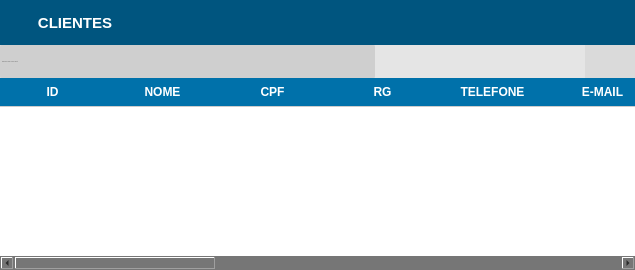
            <widget class="QWidget" name="clientes">
             <layout class="QGridLayout" name="gridLayout_2">
              <property name="leftMargin">
               <number>0</number>
              </property>
              <property name="topMargin">
               <number>0</number>
              </property>
              <property name="rightMargin">
               <number>0</number>
              </property>
              <property name="bottomMargin">
               <number>0</number>
              </property>
              <property name="spacing">
               <number>0</number>
              </property>
              <item row="0" column="0">
               <widget class="QFrame" name="frame_4">
                <property name="styleSheet">
                 <string notr="true">background-color: rgb(118, 118, 118);</string>
                </property>
                <property name="frameShape">
                 <enum>QFrame::NoFrame</enum>
                </property>
                <property name="frameShadow">
                 <enum>QFrame::Raised</enum>
                </property>
                <layout class="QVBoxLayout" name="verticalLayout_3">
                 <property name="spacing">
                  <number>0</number>
                 </property>
                 <property name="leftMargin">
                  <number>0</number>
                 </property>
                 <property name="topMargin">
                  <number>0</number>
                 </property>
                 <property name="rightMargin">
                  <number>0</number>
                 </property>
                 <property name="bottomMargin">
                  <number>0</number>
                 </property>
                 <item>
                  <widget class="QFrame" name="frame_8">
                   <property name="maximumSize">
                    <size>
                     <width>16777215</width>
                     <height>45</height>
                    </size>
                   </property>
                   <property name="styleSheet">
                    <string notr="true">background-color: rgb(0, 85, 127);</string>
                   </property>
                   <property name="frameShape">
                    <enum>QFrame::NoFrame</enum>
                   </property>
                   <property name="frameShadow">
                    <enum>QFrame::Raised</enum>
                   </property>
                   <layout class="QHBoxLayout" name="horizontalLayout_5">
                    <property name="spacing">
                     <number>0</number>
                    </property>
                    <property name="leftMargin">
                     <number>0</number>
                    </property>
                    <property name="topMargin">
                     <number>0</number>
                    </property>
                    <property name="rightMargin">
                     <number>0</number>
                    </property>
                    <property name="bottomMargin">
                     <number>0</number>
                    </property>
                    <item>
                     <widget class="QPushButton" name="pushButton_14">
                      <property name="minimumSize">
                       <size>
                        <width>150</width>
                        <height>45</height>
                       </size>
                      </property>
                      <property name="styleSheet">
                       <string notr="true">QPushButton {
border: none;
color: rgb(255, 255, 255);
font-weight: bold;
font-size: 15px;
text-transform: uppercase
 }

QPushButton:hover{
border: none;
color: rgb(255, 255, 255);
font-weight: bold;
font-size: 16px;
text-decoration:underline;



}</string>
                      </property>
                      <property name="text">
                       <string>CLIENTES</string>
                      </property>
                      <property name="icon">
                       <iconset>
                        <normaloff>img/clieentee.png</normaloff>img/clieentee.png</iconset>
                      </property>
                      <property name="iconSize">
                       <size>
                        <width>30</width>
                        <height>30</height>
                       </size>
                      </property>
                     </widget>
                    </item>
                    <item>
                     <spacer name="horizontalSpacer_2">
                      <property name="orientation">
                       <enum>Qt::Horizontal</enum>
                      </property>
                      <property name="sizeHint" stdset="0">
                       <size>
                        <width>485</width>
                        <height>20</height>
                       </size>
                      </property>
                     </spacer>
                    </item>
                   </layout>
                  </widget>
                 </item>
                 <item>
                  <widget class="QFrame" name="frame_9">
                   <property name="maximumSize">
                    <size>
                     <width>16777215</width>
                     <height>33</height>
                    </size>
                   </property>
                   <property name="styleSheet">
                    <string notr="true">background-color: rgb(218, 218, 218);</string>
                   </property>
                   <property name="frameShape">
                    <enum>QFrame::NoFrame</enum>
                   </property>
                   <property name="frameShadow">
                    <enum>QFrame::Raised</enum>
                   </property>
                   <layout class="QGridLayout" name="gridLayout_8">
                    <property name="leftMargin">
                     <number>0</number>
                    </property>
                    <property name="topMargin">
                     <number>0</number>
                    </property>
                    <property name="rightMargin">
                     <number>0</number>
                    </property>
                    <property name="bottomMargin">
                     <number>0</number>
                    </property>
                    <property name="spacing">
                     <number>0</number>
                    </property>
                    <item row="0" column="0">
                     <widget class="QLineEdit" name="tx_BuscaClientes">
                      <property name="sizePolicy">
                       <sizepolicy hsizetype="Preferred" vsizetype="Preferred">
                        <horstretch>0</horstretch>
                        <verstretch>0</verstretch>
                       </sizepolicy>
                      </property>
                      <property name="maximumSize">
                       <size>
                        <width>777777</width>
                        <height>16777215</height>
                       </size>
                      </property>
                      <property name="font">
                       <font>
                        <family>Arial</family>
                        <pointsize>-1</pointsize>
                        <weight>50</weight>
                        <italic>false</italic>
                        <bold>false</bold>
                       </font>
                      </property>
                      <property name="mouseTracking">
                       <bool>false</bool>
                      </property>
                      <property name="focusPolicy">
                       <enum>Qt::ClickFocus</enum>
                      </property>
                      <property name="styleSheet">
                       <string notr="true">QLineEdit{
background: #CFCFCF;
border-radius: 2px;
color: #000;
font: 13px &quot;Arial&quot; ;
text-transform: uppercase;
}
QLineEdit:Focus {
border: 1px solid blue;
}</string>
                      </property>
                      <property name="placeholderText">
                       <string>Pesquise por nome ou cpf do cliente</string>
                      </property>
                     </widget>
                    </item>
                    <item row="0" column="2">
                     <widget class="QPushButton" name="Bt_Cad_Cliente">
                      <property name="sizePolicy">
                       <sizepolicy hsizetype="Preferred" vsizetype="Preferred">
                        <horstretch>0</horstretch>
                        <verstretch>0</verstretch>
                       </sizepolicy>
                      </property>
                      <property name="minimumSize">
                       <size>
                        <width>0</width>
                        <height>33</height>
                       </size>
                      </property>
                      <property name="maximumSize">
                       <size>
                        <width>50</width>
                        <height>16777215</height>
                       </size>
                      </property>
                      <property name="toolTip">
                       <string>Adicionar cliente</string>
                      </property>
                      <property name="styleSheet">
                       <string notr="true">QPushButton {

background-color: rgb(229, 229, 229);
border:none;
 }
QPushButton:hover{
background-color: rgb(255, 255, 255);

}</string>
                      </property>
                      <property name="text">
                       <string/>
                      </property>
                      <property name="icon">
                       <iconset>
                        <normaloff>img/adicionar.png</normaloff>img/adicionar.png</iconset>
                      </property>
                      <property name="iconSize">
                       <size>
                        <width>50</width>
                        <height>25</height>
                       </size>
                      </property>
                     </widget>
                    </item>
                    <item row="0" column="4">
                     <widget class="QPushButton" name="Bt_Edit_Cliente">
                      <property name="sizePolicy">
                       <sizepolicy hsizetype="Preferred" vsizetype="Preferred">
                        <horstretch>0</horstretch>
                        <verstretch>0</verstretch>
                       </sizepolicy>
                      </property>
                      <property name="minimumSize">
                       <size>
                        <width>0</width>
                        <height>0</height>
                       </size>
                      </property>
                      <property name="maximumSize">
                       <size>
                        <width>60</width>
                        <height>33</height>
                       </size>
                      </property>
                      <property name="font">
                       <font>
                        <pointsize>6</pointsize>
                       </font>
                      </property>
                      <property name="toolTip">
                       <string>Primeiro selecione o cliente que deseja editar</string>
                      </property>
                      <property name="styleSheet">
                       <string notr="true">QPushButton {
background-color: rgb(229, 229, 229);
border:none;
 }
QPushButton:hover{
background-color: rgb(255, 255, 255);

}</string>
                      </property>
                      <property name="text">
                       <string/>
                      </property>
                      <property name="icon">
                       <iconset>
                        <normaloff>img/editar.png</normaloff>img/editar.png</iconset>
                      </property>
                      <property name="iconSize">
                       <size>
                        <width>50</width>
                        <height>25</height>
                       </size>
                      </property>
                     </widget>
                    </item>
                    <item row="0" column="5">
                     <widget class="QPushButton" name="Bt_Excluir_Cliente">
                      <property name="sizePolicy">
                       <sizepolicy hsizetype="Preferred" vsizetype="Preferred">
                        <horstretch>0</horstretch>
                        <verstretch>0</verstretch>
                       </sizepolicy>
                      </property>
                      <property name="minimumSize">
                       <size>
                        <width>0</width>
                        <height>33</height>
                       </size>
                      </property>
                      <property name="maximumSize">
                       <size>
                        <width>50</width>
                        <height>16777215</height>
                       </size>
                      </property>
                      <property name="toolTip">
                       <string>Primeiro selecione o cliente que deseja excluir</string>
                      </property>
                      <property name="styleSheet">
                       <string notr="true">QPushButton {
background-color: rgb(229, 229, 229);
border:none;
 }
QPushButton:hover{
background-color: rgb(255, 255, 255);

}</string>
                      </property>
                      <property name="text">
                       <string/>
                      </property>
                      <property name="icon">
                       <iconset>
                        <normaloff>img/remover.png</normaloff>img/remover.png</iconset>
                      </property>
                      <property name="iconSize">
                       <size>
                        <width>30</width>
                        <height>27</height>
                       </size>
                      </property>
                     </widget>
                    </item>
                    <item row="0" column="6">
                     <widget class="QPushButton" name="Bt_Imprimir_Cliente">
                      <property name="sizePolicy">
                       <sizepolicy hsizetype="Preferred" vsizetype="Preferred">
                        <horstretch>0</horstretch>
                        <verstretch>0</verstretch>
                       </sizepolicy>
                      </property>
                      <property name="minimumSize">
                       <size>
                        <width>0</width>
                        <height>33</height>
                       </size>
                      </property>
                      <property name="maximumSize">
                       <size>
                        <width>50</width>
                        <height>16777215</height>
                       </size>
                      </property>
                      <property name="toolTip">
                       <string>Imprimir ou salvar relatório da lista de clientes</string>
                      </property>
                      <property name="styleSheet">
                       <string notr="true">QPushButton {
border:none;
 }
QPushButton:hover{
background-color: rgb(255, 255, 255);

}</string>
                      </property>
                      <property name="text">
                       <string/>
                      </property>
                      <property name="icon">
                       <iconset>
                        <normaloff>img/impressora.png</normaloff>img/impressora.png</iconset>
                      </property>
                      <property name="iconSize">
                       <size>
                        <width>30</width>
                        <height>30</height>
                       </size>
                      </property>
                     </widget>
                    </item>
                    <item row="0" column="1">
                     <widget class="QPushButton" name="Bt_PesquisaCliente">
                      <property name="sizePolicy">
                       <sizepolicy hsizetype="Preferred" vsizetype="Preferred">
                        <horstretch>0</horstretch>
                        <verstretch>0</verstretch>
                       </sizepolicy>
                      </property>
                      <property name="minimumSize">
                       <size>
                        <width>0</width>
                        <height>33</height>
                       </size>
                      </property>
                      <property name="maximumSize">
                       <size>
                        <width>50</width>
                        <height>16777215</height>
                       </size>
                      </property>
                      <property name="toolTip">
                       <string>Pesquisar cliente</string>
                      </property>
                      <property name="styleSheet">
                       <string notr="true">QPushButton {

background-color: rgb(229, 229, 229);
border:none;
 }
QPushButton:hover{
background-color: rgb(255, 255, 255);

}</string>
                      </property>
                      <property name="text">
                       <string/>
                      </property>
                      <property name="icon">
                       <iconset>
                        <normaloff>img/pesquisar.png</normaloff>img/pesquisar.png</iconset>
                      </property>
                      <property name="iconSize">
                       <size>
                        <width>50</width>
                        <height>30</height>
                       </size>
                      </property>
                     </widget>
                    </item>
                   </layout>
                  </widget>
                 </item>
                 <item>
                  <widget class="QFrame" name="frame_10">
                   <property name="frameShape">
                    <enum>QFrame::NoFrame</enum>
                   </property>
                   <property name="frameShadow">
                    <enum>QFrame::Raised</enum>
                   </property>
                   <layout class="QHBoxLayout" name="horizontalLayout_7">
                    <property name="spacing">
                     <number>0</number>
                    </property>
                    <property name="leftMargin">
                     <number>0</number>
                    </property>
                    <property name="topMargin">
                     <number>0</number>
                    </property>
                    <property name="rightMargin">
                     <number>0</number>
                    </property>
                    <property name="bottomMargin">
                     <number>0</number>
                    </property>
                    <item>
                     <widget class="QTableWidget" name="TableWidget_Cliente">
                      <property name="sizePolicy">
                       <sizepolicy hsizetype="Preferred" vsizetype="Preferred">
                        <horstretch>0</horstretch>
                        <verstretch>0</verstretch>
                       </sizepolicy>
                      </property>
                      <property name="styleSheet">
                       <string notr="true">QHeaderView:section{
background-color: rgb(0, 113, 170);
padding: 5px 5px 5px 0px ;
font-size: 12px;
font-family: &quot;Arial&quot;;
font-weight: bold;
color: rgb(255, 255, 255);
border:none;
border-bottom: 1px solid #CCC;
}
QTableView{
background-color: rgb(255, 255, 255);
font-size: 12px;
color: rgb(113, 113, 113);

}
</string>
                      </property>
                      <property name="frameShape">
                       <enum>QFrame::NoFrame</enum>
                      </property>
                      <property name="dragDropOverwriteMode">
                       <bool>true</bool>
                      </property>
                      <property name="columnCount">
                       <number>15</number>
                      </property>
                      <attribute name="horizontalHeaderDefaultSectionSize">
                       <number>110</number>
                      </attribute>
                      <attribute name="horizontalHeaderMinimumSectionSize">
                       <number>15</number>
                      </attribute>
                      <attribute name="verticalHeaderHighlightSections">
                       <bool>true</bool>
                      </attribute>
                      <attribute name="verticalHeaderShowSortIndicator" stdset="0">
                       <bool>false</bool>
                      </attribute>
                      <attribute name="verticalHeaderStretchLastSection">
                       <bool>false</bool>
                      </attribute>
                      <column>
                       <property name="text">
                        <string>ID</string>
                       </property>
                      </column>
                      <column>
                       <property name="text">
                        <string>NOME</string>
                       </property>
                      </column>
                      <column>
                       <property name="text">
                        <string>CPF</string>
                       </property>
                      </column>
                      <column>
                       <property name="text">
                        <string>RG</string>
                       </property>
                      </column>
                      <column>
                       <property name="text">
                        <string>TELEFONE</string>
                       </property>
                      </column>
                      <column>
                       <property name="text">
                        <string>E-MAIL</string>
                       </property>
                      </column>
                      <column>
                       <property name="text">
                        <string>CEP</string>
                       </property>
                      </column>
                      <column>
                       <property name="text">
                        <string>ENDEREÇO</string>
                       </property>
                      </column>
                      <column>
                       <property name="text">
                        <string>NÚMERO</string>
                       </property>
                      </column>
                      <column>
                       <property name="text">
                        <string>BAIRRO</string>
                       </property>
                      </column>
                      <column>
                       <property name="text">
                        <string>CIDADE</string>
                       </property>
                      </column>
                      <column>
                       <property name="text">
                        <string>ESTADO</string>
                       </property>
                      </column>
                      <column>
                       <property name="text">
                        <string>LIM. CRÉDITO</string>
                       </property>
                      </column>
                      <column>
                       <property name="text">
                        <string>LIM. UTIL.</string>
                       </property>
                      </column>
                      <column>
                       <property name="text">
                        <string>LIM. DISP</string>
                       </property>
                      </column>
                     </widget>
                    </item>
                   </layout>
                  </widget>
                 </item>
                </layout>
               </widget>
              </item>
             </layout>
            </widget>
